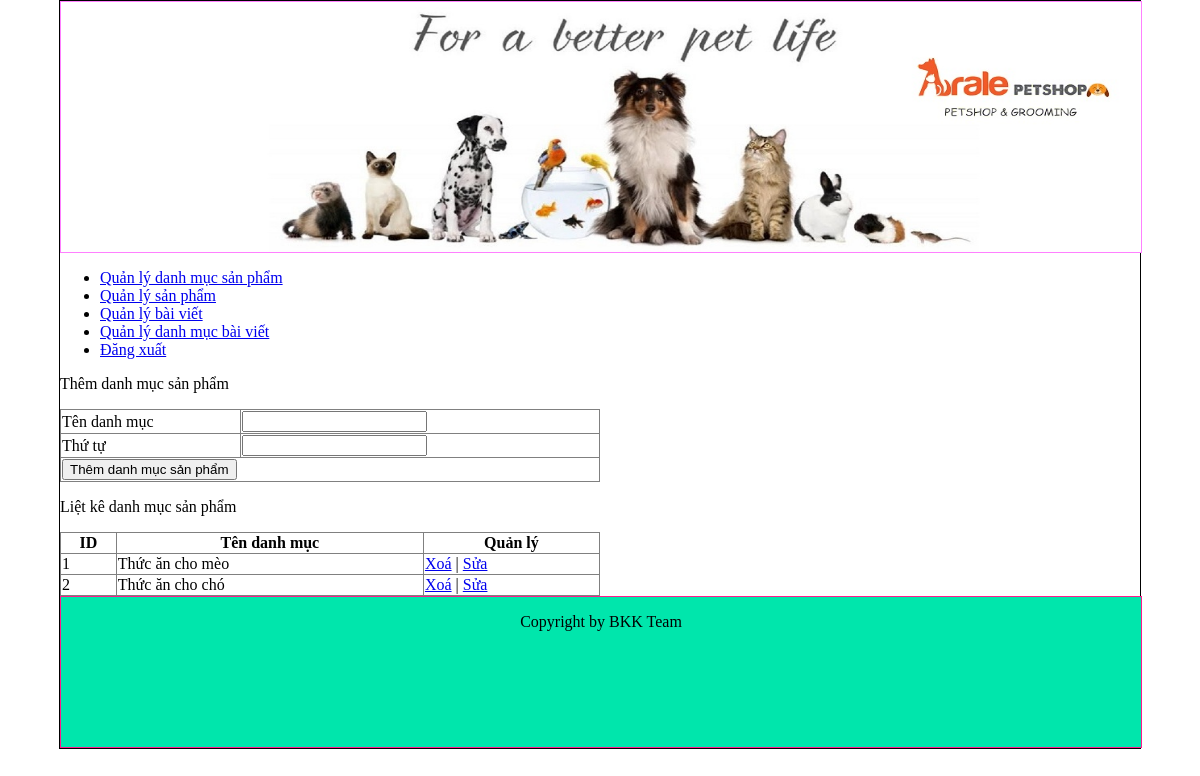
The page /Web_PKThuCung/index.php?action=quanlydanhmucsanpham&query=add on the database its author committed.
### tables this page shows
CREATE TABLE `tbl_danhmuc` (
  `id_danhmuc` int(11) NOT NULL,
  `tendanhmuc` varchar(150) NOT NULL,
  `thutu` int(11) NOT NULL
);

### Web_PKThuCung/admin_cp/modules/quanlydanhmuc/lietke.php (the view)
<?php
  $sql_lietke_danhmuc = "SELECT * FROM tbl_danhmuc ORDER BY thutu DESC";
  $query_lietke_danhmuc = mysqli_query($mysqli,$sql_lietke_danhmuc);
?>
<p>Liệt kê danh mục sản phẩm</p>
<table border="1" width="50%" style="border-collapse: collapse;">
  <tr>
    <th>ID</th>
    <th>Tên danh mục</th>
    <th>Quản lý</th>
  </tr>
  <?php
    $i = 0;
    while ($row = mysqli_fetch_array($query_lietke_danhmuc)) {
      $i++;
  ?>
  <tr>
    <td><?php echo $i ?> </td>
    <td><?php echo $row['tendanhmuc'] ?></td>
    <td>
      <a href="modules/quanlydanhmuc/xuly.php?iddanhmuc=<?php echo $row['id_danhmuc'] ?>">Xoá</a> | <a href="?action=quanlydanhmucsanpham&query=edit&iddanhmuc=<?php echo $row['id_danhmuc'] ?>">Sửa</a>
    </td>
  </tr>
<?php } ?>
</table>

### Web_PKThuCung/css/stylee.css (style rules this page uses)
body { margin: 0; padding: 0; }

### rows shown on the page
tbl_danhmuc: tendanhmuc "Thức ăn cho mèo"
tbl_danhmuc: tendanhmuc "Thức ăn cho chó"
